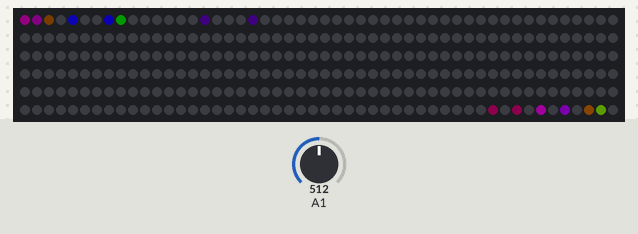
A sketch run on a simulated Arduino Pro Mini, built with avr-gcc and run on an emulated ATmega328P. Shown: 300 RGB LEDs in strip order, left to right, continuing on the next row. The inputs (shaded band) are chosen by the test bench; at power-on: A1 = 512. Dim RGB values are drawn brighter than linear; random numbers use the default seed unless the sketch sets one.

Above: at 0.46 s.
At 5.93 s:
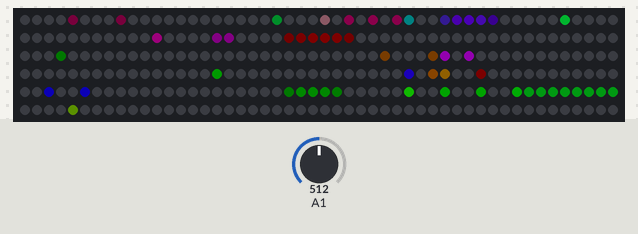
At 10.19 s:
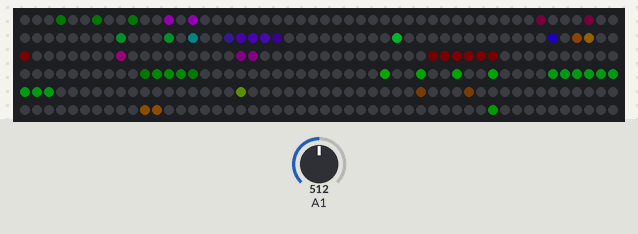
At 19.97 s:
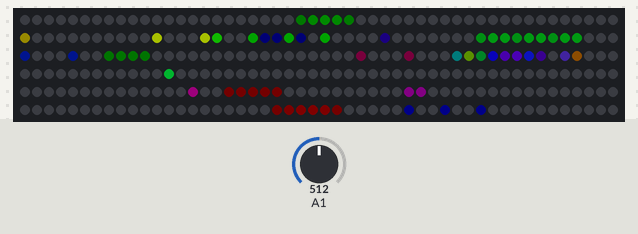
At 29.7 s:
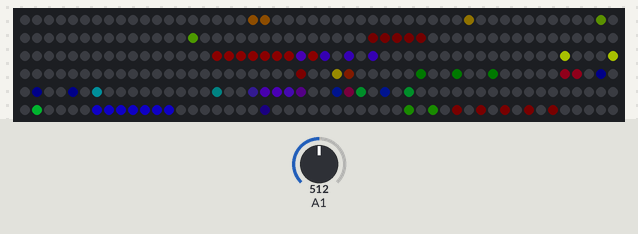
At 39.71 s:
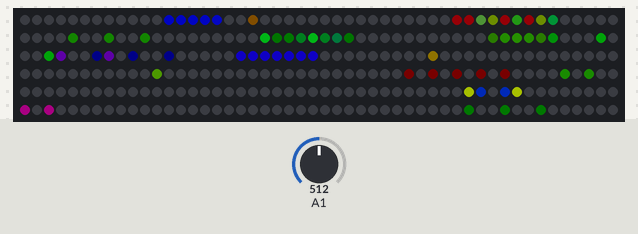

The sketch:

dancing_shadows.ino
```cpp
#include <Arduino.h>
#include <FastLED.h>

/* parameters that could be good for controlling
 *
 * * number of spots
 * * mode
 * * speed
 * * max length of long spot
 * * brightness scale
 * *
 * *
 */
const int NUM_LEDS =  300;
const int NUM_SPOTS  = 25;
const int BRIGHTNESS = 255;

CRGB leds[NUM_LEDS];
CRGB scratch;

struct spot {
  bool direction_positive;
  uint8_t shift_mod;
  uint8_t shift_counter;
  CRGB color;
  int center;
  uint8_t width;
  uint8_t type;
  uint16_t ticks;
};

spot spots[NUM_SPOTS];

#define MODE_RANDOM 0
#define MODE_HEADLIGHTS 1
#define MODE_DIFFUSE 2

#define SPOT_TYPE_SOLID 0
#define SPOT_TYPE_GRADIENT 1
#define SPOT_TYPE_2X_DOT 2
#define SPOT_TYPE_3X_DOT 3
#define SPOT_TYPE_4X_DOT 4
#define SPOT_TYPES_COUNT 5

uint8_t mode = MODE_RANDOM;

void setup() {
  pinMode(A1, INPUT);
  for (int i = 0; i < 100; i++) {
    random16_add_entropy(analogRead(A1));
  }

  FastLED.addLeds<APA102, BGR>(leds, NUM_LEDS);

  for (uint8_t i = 0; i < NUM_SPOTS; i++) {
    switch (mode) {
      case MODE_RANDOM:
        spots[i] = random_spot();
        break;
      case MODE_HEADLIGHTS:
        spots[i] = new_headlights();
        break;
        case MODE_DIFFUSE:
        spots[i] = random_diffuse();
        break;
    }
  }
}

spot new_headlights() {
  spot s;

  s.color = CRGB::White;
  s.type = SPOT_TYPE_3X_DOT;
  s.width = 4;
  s.center = random8(2) * NUM_LEDS;
  if (s.center == 0) {
    s.center = -random8(100);
  } else {
    s.center += random8(100);
  }

  s.shift_mod = random8(10, 15);
  s.shift_counter = 0;
  s.direction_positive = s.center <= 0;
  s.ticks = 0;

  return s;
}

spot random_spot() {
  spot s;

  s.color = CHSV(random8(), 255, random8(1, BRIGHTNESS));
  s.width = random8(1, 10);
  s.center = random8(2) * (NUM_LEDS + s.width * 2) - s.width;
  s.shift_counter = 0;
  s.shift_mod = (random8(1, 20));
  s.direction_positive = s.center <= 0;
  s.type = random8(SPOT_TYPES_COUNT);
  s.ticks = 0;

  return s;
}

spot random_diffuse() {
  spot s;

  s.color = CHSV(random8(), 255, 10);
  s.width = 1;
  s.center = random8(NUM_LEDS - s.width);
  s.shift_counter = 0;
  s.shift_mod = (random8(1, 20));
  s.direction_positive = s.center <= 0;
  s.type = SPOT_TYPE_SOLID;
  s.ticks = 0;

  return s;
}

void blend_led(int x, CRGB color) {
  if (x < 0 || x >= NUM_LEDS) {
    return;
  }

  leds[x] = blend(leds[x], color, 127);
}

void draw_spot(spot &spot) {
  if (spot.width == 0) {
    return;
  }

  if (spot.width == 1) {
    blend_led(spot.center, spot.color);
  } else {
    switch (spot.type) {
      case SPOT_TYPE_SOLID:
      for (int i = 0; i < spot.width; i++) {
        int x = (spot.center - spot.width/2) + i;
        blend_led(x, spot.color);
      }
      break;

      case SPOT_TYPE_GRADIENT:
      for (int i = 0; i < spot.width; i++) {
        int x = (spot.center - spot.width/2) + i;
        scratch = spot.color;
        scratch.nscale8_video(quadwave8(map(i, 0, spot.width - 1, 0, 255)));
        blend_led(x, scratch);
      }
      break;

      case SPOT_TYPE_2X_DOT:
      for (int i = 0; i < spot.width; i += 2) {
        int x = (spot.center - spot.width/2) + i;
        blend_led(x, spot.color);
      }
      break;

      case SPOT_TYPE_3X_DOT:
      for (int i = 0; i < spot.width; i += 3) {
        int x = (spot.center - spot.width/2) + i;
        blend_led(x, spot.color);
      }
      break;

      case SPOT_TYPE_4X_DOT:
      for (int i = 0; i < spot.width; i += 4) {
        int x = (spot.center - spot.width/2) + i;
        blend_led(x, spot.color);
      }
      break;
    }
  }
}

boolean advance_spot(spot &s) {
  s.shift_counter = (s.shift_counter + 1) % s.shift_mod;

  if (s.shift_counter == 0) {
    int new_x = s.center + (s.direction_positive ? 1 : -1);

    if ((s.direction_positive && new_x > (NUM_LEDS + s.width))
        || (!s.direction_positive && new_x < -s.width)) {
      return false;
    } else {
      s.center = new_x;
    }
  }

  return true;
}

void loop() {
  EVERY_N_MILLIS(1) {
    FastLED.clear();
    for (uint8_t i = 0; i < NUM_SPOTS; i++) {
      switch (mode) {
        case MODE_RANDOM:
          if (!advance_spot(spots[i])) {
            spots[i] = random_spot();
          }
          break;
        case MODE_HEADLIGHTS:
          if (!advance_spot(spots[i])) {
            spots[i] = new_headlights();
          } else {
            spots[i].color = CHSV(0,
              ((spots[i].center > NUM_LEDS / 2) == spots[i].direction_positive) ? 255 : 0,
               255 - quadwave8((spots[i].center * 255) / NUM_LEDS));
          }
          break;

        case MODE_DIFFUSE:
          if (spots[i].ticks != 65535) {
            if (spots[i].shift_counter == 0) {
              if (spots[i].ticks < 1024) {
                spots[i].color.maximizeBrightness();
              } else {
                if (spots[i].width < 10) {
                  spots[i].width += 1;
                }
                spots[i].color.fadeToBlackBy(10);
                if (spots[i].color.getAverageLight() == 0) {
                  spots[i].ticks = 65534;
                }
              }
            }
            spots[i].shift_counter = (spots[i].shift_counter + 1) % spots[i].shift_mod;
          } else {
            spots[i] = random_diffuse();
          }
          break;
      }
      spots[i].ticks += 1;
      draw_spot(spots[i]);
    }

    FastLED.show();
  }
}
```
